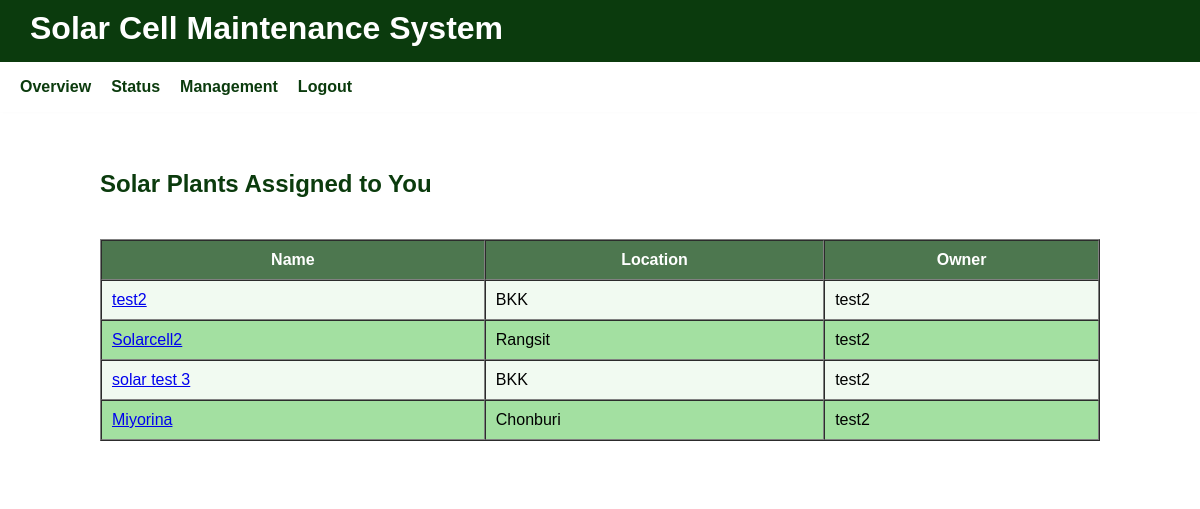
Page /accounts/dashboard/drone-controller/ (signed in) on the earlier database version.
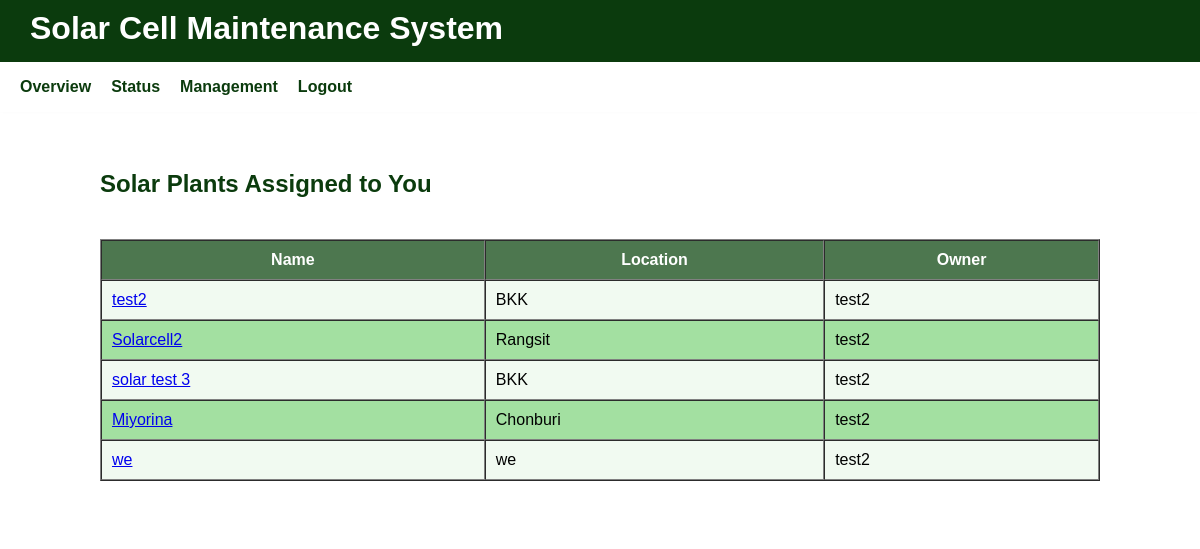
Same page on the later database version.
### plant/models.py (models this page shows, shortened)
class SolarPlant(models.Model):
    name = models.CharField(max_length=255, verbose_name="ชื่อโรงไฟฟ้า")
    location = models.CharField(max_length=255, verbose_name="ที่ตั้งโรงไฟฟ้า")
    latitude = models.FloatField(verbose_name="ละติจูด", null=True, blank=True)
    longitude = models.FloatField(verbose_name="ลองจิจูด", null=True, blank=True)
    owner = models.ForeignKey(
        settings.AUTH_USER_MODEL,
        on_delete=models.CASCADE,
        related_name='plants',
        verbose_name="เจ้าของโรง"
    )
    installed_capacity_kw = models.DecimalField(
        max_digits=10, decimal_places=2,
        null=True, blank=True,
        verbose_name="กำลังการผลิต (kW)"
    )
    description = models.TextField(blank=True, verbose_name="รายละเอียดเพิ่มเติม")
    created_at = models.DateTimeField(auto_now_add=True)
    data_analyst = models.ForeignKey(
        settings.AUTH_USER_MODEL,
        on_delete=models.SET_NULL,
        null=True, blank=True,
        limit_choices_to={'role': 'data_analyst'},
        related_name='assigned_analyst_plants',
        verbose_name="นักวิเคราะห์ข้อมูล"
    )
    drone_controller = models.ForeignKey(
        settings.AUTH_USER_MODEL,
        on_delete=models.SET_NULL,
        null=True, blank=True,
        limit_choices_to={'role': 'drone_controller'},
        related_name='assigned_drone_plants',
        verbose_name="ผู้ควบคุมโดรน"
    )

### accounts/models.py (models this page shows, shortened)
class CustomUser(AbstractUser):
    ROLE_CHOICES = [
        ("site_admin", "Site Admin"),     # ผู้ดูแลเว็บไซต์
        ("plant_owner", "Plant Owner"),
        ("data_analyst", "Data Analyst"),
        ("drone_controller", "Drone Controller"),
    ]
    role = models.CharField(max_length=20, choices=ROLE_CHOICES, default="plant_owner")

### accounts/views.py (the view)
# urls.py: path('dashboard/drone-controller/', drone_controller_dashboard_view, name='drone_controller_dashboard'),
@login_required
def drone_controller_dashboard_view(request):
    user = request.user
    plants = user.assigned_drone_plants.all()
    return render(request, 'dashboard/drone_controller_dashboard.html', {'plants': plants})

### templates/dashboard/drone_controller_dashboard.html (shortened to what this page needs)
{% extends 'dash.html' %}
{% load static %}
{% block class_name %}upload-form-container{% endblock %}
{% block content %}
  <h2 class="upload-title">Solar Plants Assigned to You</h2>
  <pre>{{ request.user.username }} | {{ request.user.role }} | {{ plants|length }}</pre>
  {% if plants %}
<table border="1" cellpadding="10" cellspacing="0" style="width:100%; background:white; color:black;">
  <thead style="background:#0b3b0d; color:white;">
        <tr>
          <th>Name</th>
          <th>Location</th>
          <th>Owner</th>
        </tr>
      </thead>
      <tbody>
        {% for plant in plants %}
          <tr>
            <td><a href="{% url 'plant_detail' plant.id %}">{{ plant.name }}</a></td>
            <td>{{ plant.location }}</td>
            <td>{{ plant.owner.username }}</td>
          </tr>
        {% endfor %}
      </tbody>
    </table>
  {% else %}
    <p>You are not assigned to any solar plants.</p>
  {% endif %}
{% endblock %}

Differences in the rows shown:
added SolarPlant: name "we", location "we", owner.username "test2"
